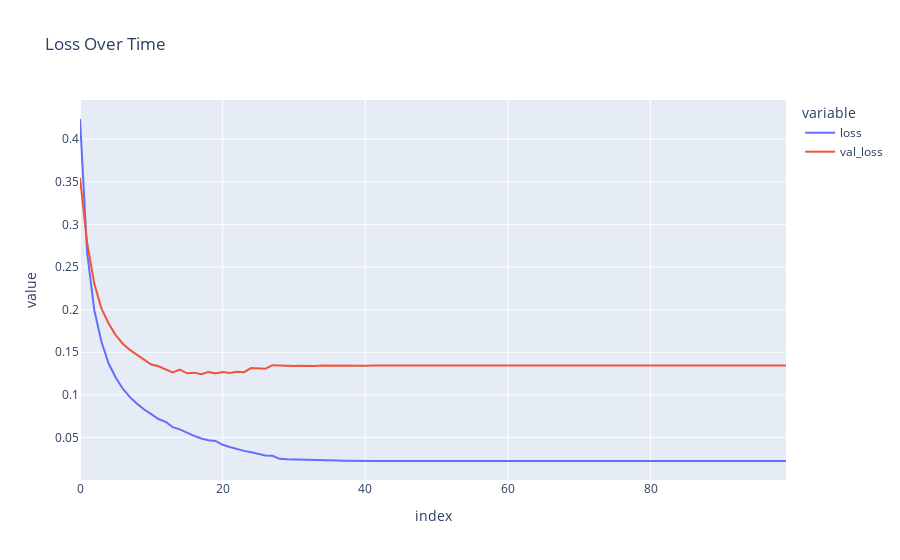

This figure's notebook cell:
### Markdown cell above
### Results

### Code cell
fig_loss = px.line(
    history.history,
    y = ['loss', 'val_loss'],
    labels = {'x': 'Epoch', 'y': 'Loss'},
    title = 'Loss Over Time'
)

fig_loss.show()
